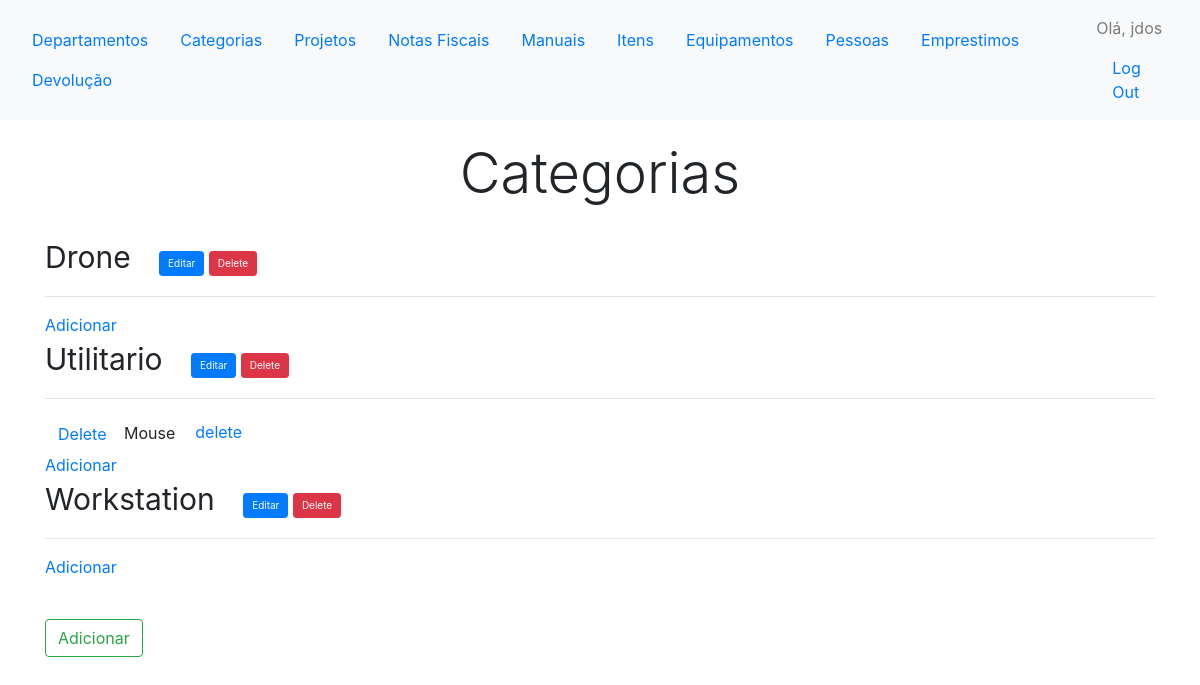
The app's page /controle/categorias/ (signed in) with its own data.
### controles/models.py (models this page shows, shortened)
class Categoria(models.Model):
    nome = models.CharField(max_length=40)
    abreviacao = models.CharField(max_length=4)
    def __str__(self):
        return self.nome

class Subcategoria(models.Model):
    nome = models.CharField(max_length=40)
    categoria = models.ForeignKey(Categoria, null=True, blank=True, on_delete=models.CASCADE)

### controles/views.py (the view)
# urls.py: path('categorias/', views.categorias, name='categorias'),
def categorias(request):
	categorias = Categoria.objects.all().order_by('nome')
	subcategorias = Subcategoria.objects.all()
	context = {'categorias': categorias, 'subcategorias': subcategorias}
	return render(request, 'controles/categorias.html', context)

### controles/templates/controles/categorias.html (shortened to what this page needs)
{% extends "controles/base.html" %}
{% block content %}
<h1 class="display-4 text-center" style="padding: 20px;">Categorias</h1>
<ul class="list-unstyled">
	{% for categoria in categorias %}
	<li>
			<span style="font-size:30px; padding-right: 20px;">{{ categoria }} </span>
			<button type="button" class="btn btn-primary delete btn-sm" style="font-size:10px;" onclick="ajaxreturn('{% url 'controles:editar_categoria' categoria.id %}')" data-toggle="modal" data-target="#exampleModal"> Editar</button>
			 <button type="button" class="btn btn-primary delete btn-sm btn-danger" style="font-size:10px" onclick="ajaxreturn('{% url 'controles:delete_categoria' categoria.id %}')" data-toggle="modal" data-target="#exampleModal"> Delete</button>
				<hr>
				<ul class="list-unstyled">
					{% for subcategoria in subcategorias %}
					{% ifequal  subcategoria.categoria|stringformat:'s'  categoria.nome %}
					<li>
						<button type="button" onclick="ajaxreturn('{% url 'controles:delete_subcategoria' subcategoria.id %}')" class="btn btn-link" data-toggle="modal" data-target="#exampleModal">Delete</button>
						<span style="padding-right: 20px;">{{ subcategoria.nome }}</span><a  href="{% url 'controles:delete_subcategoria' subcategoria.id %}">delete</a>
					</li>
					{% endifequal %}
					{% endfor %}
					<li>
						<a href="{% url 'controles:nova_subcategoria' categoria.id %}">Adicionar</a>
					</li>
				</ul>
	</li>
	{% empty %}
	<li> Não tem nenhum Categoria cadastrada ainda. </li>
	{% endfor %}
</ul>
<br>
<button type="button" class="btn btn-outline-success"  onclick="ajaxreturn('{% url 'controles:nova_categoria' %}')" data-toggle="modal" data-target="#exampleModal"> Adicionar </button></td>
{% endblock content %}

### controles/templates/controles/base.html (shortened to what this page needs)
{% load bootstrap4 %}
{% load static %}
<!DOCTYPE html>
<html lang="pt-br">
	<head>
		<link rel="stylesheet" type="text/css" href="/media/css/style.css">
		{% bootstrap_css %}
	</head>
	<body>
	<nav class="navbar navbar-expand-lg navbar-light bg-light">
 			<ul class="nav">
				<li class="nav-item">
					<a class="nav-link" href = "{% url 'comuns:departamentos' %}"> Departamentos </a>
				</li>
				<li class="nav-item">
					<a class="nav-link" href = "{% url 'controles:categorias' %}"> Categorias </a>
				</li>
				<li class="nav-item">
					<a class="nav-link" href = "{% url 'comuns:projetos' %}"> Projetos </ao>
				</a>
				<li class="nav-item">
					<a class="nav-link" href = "{% url 'controles:notasfiscais' %}"> Notas Fiscais </a>
				</li>
				<li class="nav-item">
					<a class="nav-link" href = "{% url 'controles:manuais' %}"> Manuais </a>
				</li>
				<li class="nav-item">
					<a class="nav-link" href = "{% url 'controles:itens' %}"> Itens </a>
				</li>
				<li class="nav-item">
					<a class="nav-link" href = "{% url 'controles:equipamentos' %}"> Equipamentos </a>
				</li>
				<li class="nav-item">
					<a class="nav-link" href = "{% url 'comuns:pessoas' %}"> Pessoas </a>
				</li>
				<li class="nav-item">
					<a class="nav-link" href = "{% url 'controles:emprestimos' %}"> Emprestimos </a>
				</li>
				<li class="nav-item">
					<a class="nav-link" href = "{% url 'controles:devolucoes' %}"> Devolução </a>
				</li>
			</ul>
			<ul class="nav justify-content-end">
				<li class="nav-item">
				{% if user.is_authenticated %}
				    <span class="navbar-text">
     				 Olá, {{ user.username }}
    				</span>
					<a class="nav-link" href="{% url 'users:logout' %}">Log Out</a>
				{% else %}
					<a class="nav-link" href="{% url 'users:login' %}">Log In</a>
				{% endif %}
				</li>
			</ul>
	</nav>
		<div class="container">
			<div>
				{% block content %}{% endblock content %}
			</div>
		</div>
	</body>
</html>

### records on screen
Categoria: nome "Drone"
Categoria: nome "Utilitario"
Subcategoria: nome "Mouse"
Categoria: nome "Workstation"

### other values on screen
{{ user.username }} "jdos"
